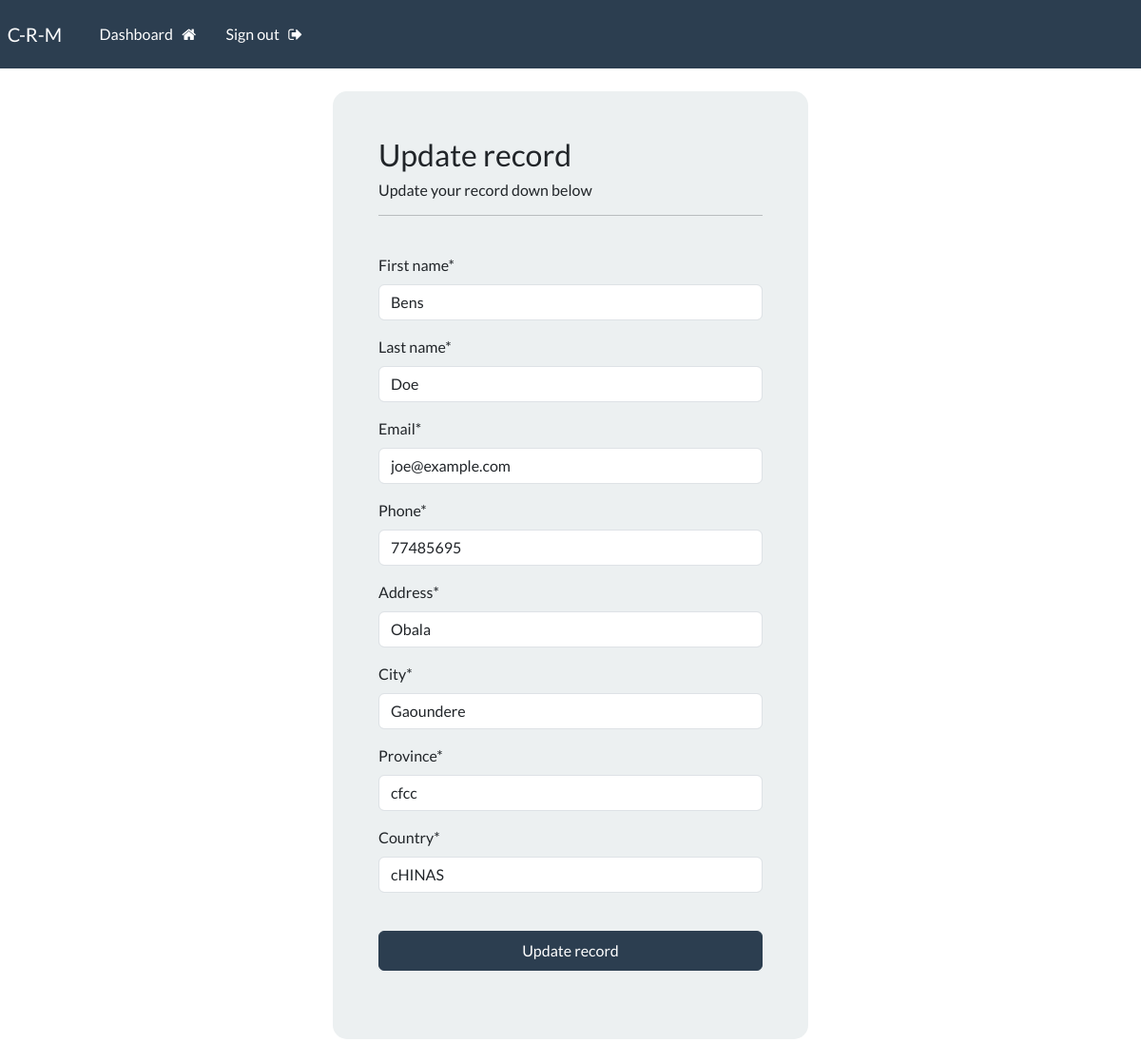
The app's page /update-record/2/ (signed in) with its own data.
### webapp/models.py (models this page shows)
class Record(models.Model):
    first_name = models.CharField(max_length=100)
    last_name = models.CharField(max_length=100)
    email = models.CharField(max_length=50)
    phone = models.CharField(max_length=21)
    address = models.CharField(max_length=80)
    city = models.CharField(max_length=255)
    province = models.CharField(max_length=300)
    country = models.CharField(max_length=50)
    creation_date = models.DateTimeField(auto_now_add=True)

### webapp/views.py (the view)
# urls.py: path('update-record/<int:pk>/', views.update_record, name='update-record'),
@login_required(login_url='login')
def update_record(request, pk):
    record = Record.objects.get(id=pk)
    form = UpdateRecordForm(instance=record)
    if request.method == 'POST':
        form = UpdateRecordForm(request.POST, instance=record)
        if form.is_valid():
            form.save()
            return redirect('dashboard')
    context = {'form': form}
    return render(request, 'webapp/update-record.html', context=context)

### webapp/forms.py
class UpdateRecordForm(forms.ModelForm):
    class Meta:
        model = Record
        fields = ['first_name', 'last_name', 'email', 'phone', 'address', 'city',  'province', 'country']

### webapp/templates/webapp/update-record.html (shortened to what this page needs)
{% extends 'webapp/base.html' %}
{% load crispy_forms_tags %}
{% block content %}
    <body>
        <div class="container bg-light shadow-mmd p-5 form-layout">
            <h3>Update record</h3>
            <h6>Update your record down below</h6>
            <hr>
            <br>
            <form action="" method="post"  autocomplete="off">
                {{form|crispy}}
                <br>
                <button type="submit" class="btn btn-primary w-100 btn-block p-2">Update record</button>
            </form>
            <br>
        </div>
        <br>
    </body>
{% endblock %}

### static/css/style.css (style rules this page uses)
.form-layout { border-radius: 15px; width: 500px; }

### records on screen
Record: first_name "Bens", last_name "Doe", email "joe@example.com", phone "77485695", address "Obala", city "Gaoundere", province "cfcc", country "cHINAS"
